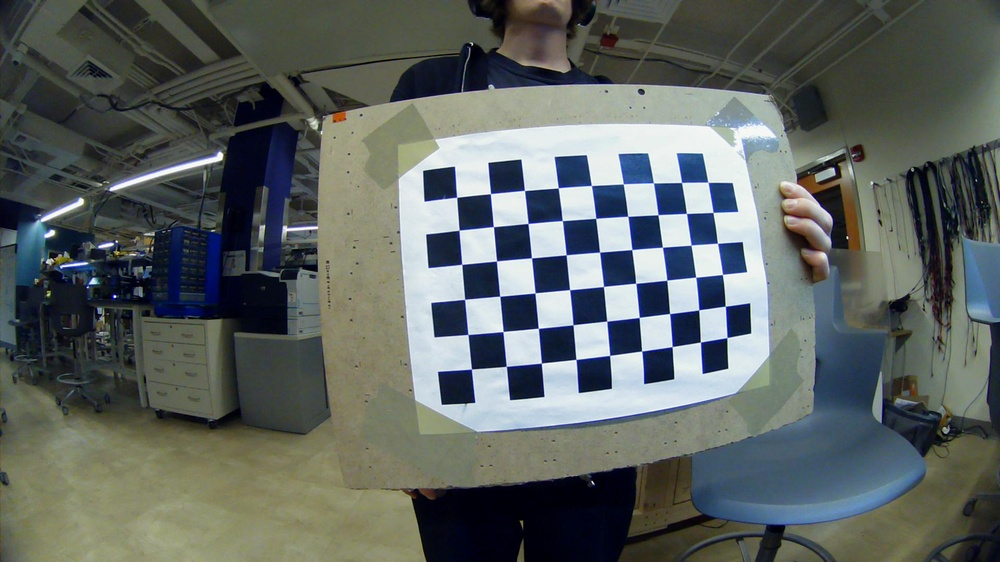
#> input picture software/vision/checkerboards/WIN_20260413_22_22_14_Pro.jpg, 1000 x 562 px, shrunk from 1920 x 1080 before the run; its folder holds only this picture in this run
$ python correction.py
#> lines starting #> are read from the running program, lines starting #| are printed output that depends on the picture; after the words box and inside, x2 and y2 are one past the last pixel; in counts of white or black regions, pixels touching at a corner belong together; long printed decimals are rounded
import numpy as np
from PIL import Image,ImageFilter
import cv2
import glob

def correction(pos):
    #THIS FUNCTION IS CALLED ONCE, WRITES PARAMETERS TO FILE

    # Define the dimensions of checkerboard
#> called with pos = 'left'
    CHECKERBOARD = (9, 6)

    # stop the iteration when specified
    # accuracy, epsilon, is reached or
    # specified number of iterations are completed.
    criteria = (cv2.TERM_CRITERIA_EPS +
                cv2.TERM_CRITERIA_MAX_ITER, 30, 0.001)

    # Vector for 3D points
    threedpoints = []

    # Vector for 2D points
    twodpoints = []

    #  3D points real world coordinates
    objectp3d = np.zeros((1, CHECKERBOARD[0]
                        * CHECKERBOARD[1],
                        3), np.float32)
    objectp3d[0, :, :2] = np.mgrid[0:CHECKERBOARD[0],
                                0:CHECKERBOARD[1]].T.reshape(-1, 2)
    prev_img_shape = None

    # Extracting path of individual image stored
    # in a given directory. CHANGE WHEN IMPLEMENTED ON PI
    # jpg files alone
    images = glob.glob('vision/checkerboards/*.jpg')
    for filename in images:
        #print("searching: ", filename)
        image = cv2.imread(filename)
#> image is the input picture: shape (562, 1000, 3); mean B, G, R 97.1, 99.9, 93.5
        grayColor = cv2.cvtColor(image, cv2.COLOR_BGR2GRAY)
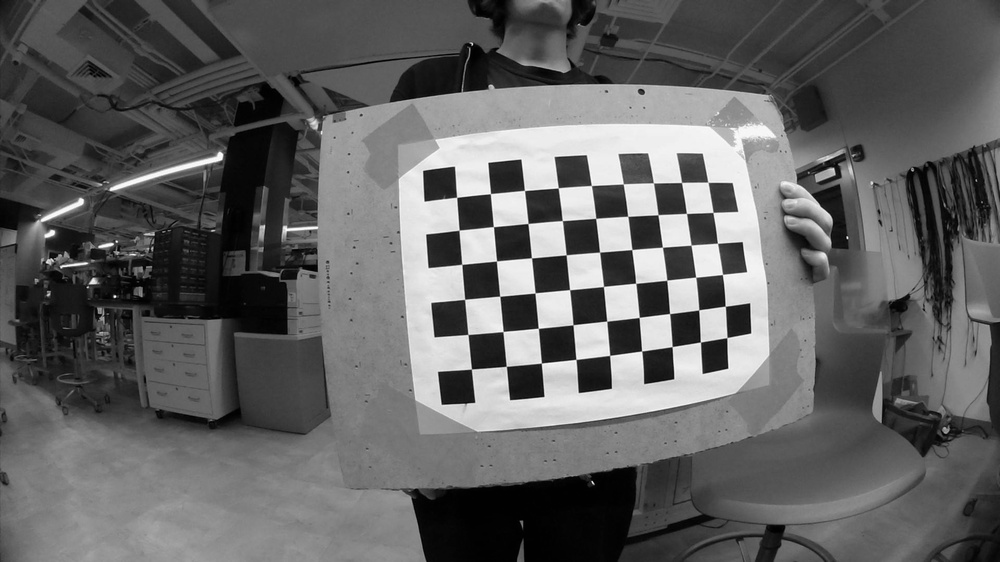
#> grayColor: shape (562, 1000); min 0, max 255, mean 97.6

        # Find the chess board corners
        # If desired number of corners are
        # found in the image then ret = true
        ret, corners = cv2.findChessboardCorners(
                        grayColor, CHECKERBOARD,
                        cv2.CALIB_CB_ADAPTIVE_THRESH
                        + cv2.CALIB_CB_FAST_CHECK +
                        cv2.CALIB_CB_NORMALIZE_IMAGE)
#> ret = True; corners = 54 rows, first 8: [456.7, 197.4], [490.4, 193.7], [524.5, 190.5], [558.2, 187.9], [591.3, 185.5], [623.2, 184], [653.4, 182.9], [681.5, 182.5]

        # If desired number of corners can be detected then,
        # refine the pixel coordinates and display
        # them on the images of checker board
        if ret == True:
            #print("found")
            threedpoints.append(objectp3d)

            # Refining pixel coordinates
            # for given 2d points.
            corners2 = cv2.cornerSubPix(
                grayColor, corners, (11, 11), (-1, -1), criteria)
#> corners2 = 54 rows, first 8: [456.7, 197.3], [490.5, 193.6], [524.5, 190.4], [558.2, 187.8], [591.4, 185.5], [623.3, 183.9], [653.5, 183], [681.5, 182.4]

            twodpoints.append(corners2)

            # Draw and display the corners
            image = cv2.drawChessboardCorners(image,
                                            CHECKERBOARD,
                                            corners2, ret)
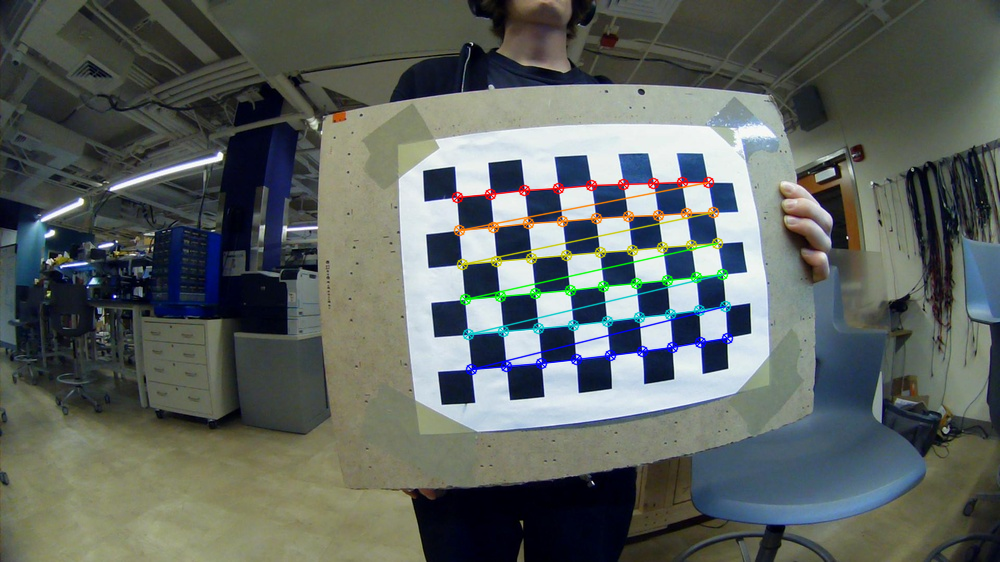
#> image: shape (562, 1000, 3); 2.21% of pixels changed, all inside (x1, y1, x2, y2) = (451, 176, 734, 376)

        # cv2.imshow('img', image)
        # cv2.waitKey(0)

    # cv2.destroyAllWindows()

    h, w = image.shape[:2]

    # Perform camera calibration by
    # passing the value of above found out 3D points (threedpoints)
    # and its corresponding pixel coordinates of the
    # detected corners (twodpoints)
    ret, matrix, distortion, r_vecs, t_vecs = cv2.calibrateCamera(
        threedpoints, twodpoints, grayColor.shape[::-1], None, None)
#> ret = 0.242; matrix = [[38.75, 0, 499.5], [0, 38.84, 280.5], [0, 0, 1]]; distortion = [[-0.00328, 1.2e-05, 0.000189, 0.000877, -1.59e-08]]; r_vecs = ([-0.00534, 0.000213, -0.0917],); t_vecs = ([-1.26, -2.45, 1.11],)

    newcameramtx, roi = cv2.getOptimalNewCameraMatrix(matrix, distortion, (w,h), 1, (w,h))
#> newcameramtx = [[15.56, 0, 647.6], [0, 12.65, 380.8], [0, 0, 1]]; roi = (447, 289, 401, 183)

    file = cv2.FileStorage("vision/parameters.yml", cv2.FileStorage_WRITE)
    file.write("matrix",matrix)
    file.write("distortion",distortion)
    file.write("newcameramtx",newcameramtx)
    file.write("x",roi[0])
    file.write("y",roi[1])
    file.write("w",roi[2])
    file.write("h",roi[3])

    file.release()

    # Check the error
    mean_error = 0
    for i in range(len(threedpoints)):
        imgpoints2, _ = cv2.projectPoints(threedpoints[i], r_vecs[i], t_vecs[i], matrix, distortion)
        error = cv2.norm(twodpoints[i], imgpoints2, cv2.NORM_L2SQR) / len(imgpoints2)
        mean_error += error
#> this loop made 1 pass
#> (error, mean_error) on pass 1: (0.0586, 0.0586)
#> after the loop, mean_error = 0.0586

    print( "total error: {}".format(np.sqrt(mean_error/len(threedpoints))) )
#| total error: 0.2421

    # [9 lines of commented-out code are left out]

    return()

if __name__ == "__main__":
    correction('left')
    # correction('right')

$ run again, on software/vision/checkerboards/WIN_20260413_22_22_38_Pro.jpg
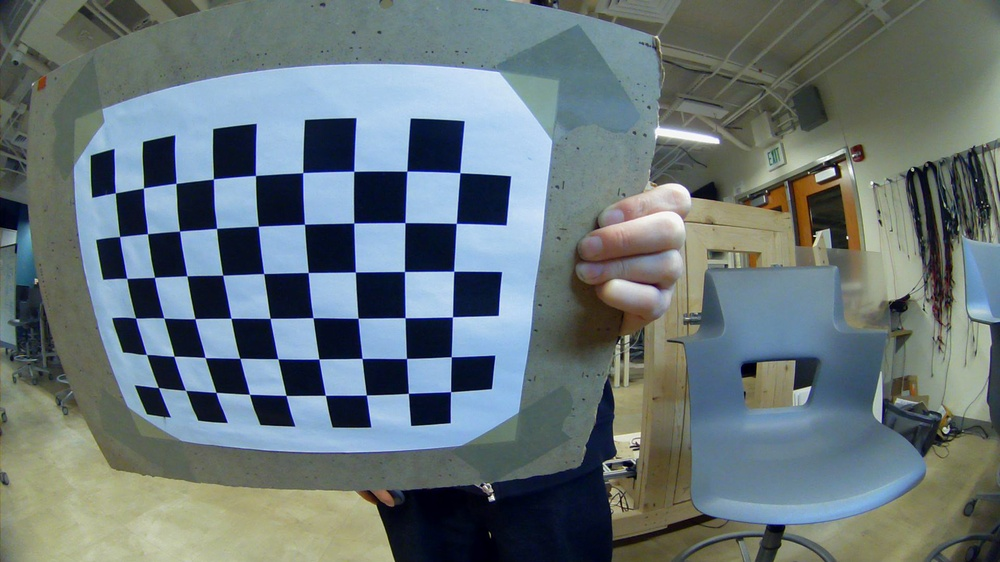
#> input picture software/vision/checkerboards/WIN_20260413_22_22_38_Pro.jpg, 1000 x 562 px, shrunk from 1920 x 1080 before the run
#> in correction, image is the input picture: shape (562, 1000, 3); mean B, G, R 119.8, 116.7, 103.5
#> in correction, `grayColor = cv2.cvtColor(image, cv2.COLOR_BGR2GRAY)`:
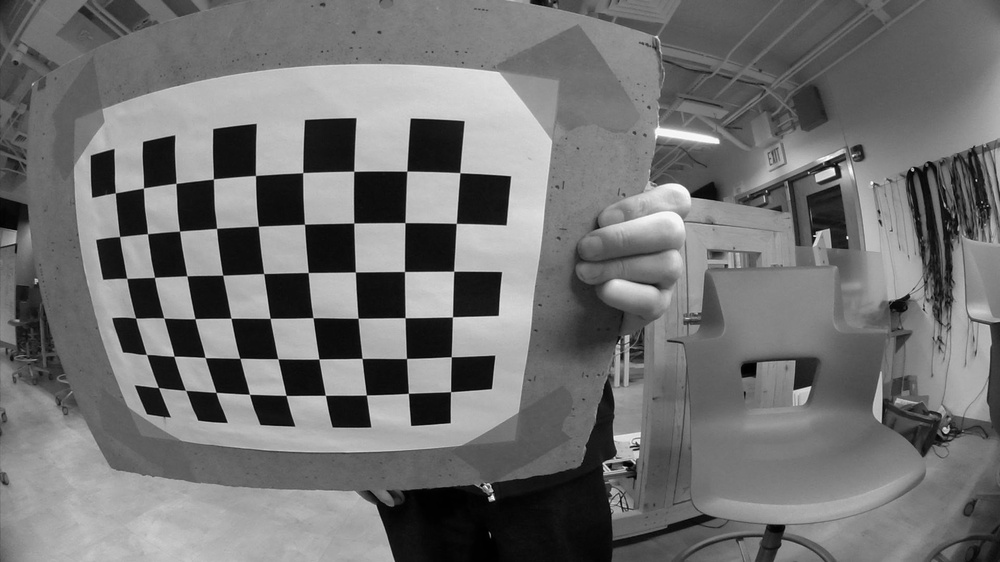
#> grayColor: shape (562, 1000); min 0, max 254, mean 113.1
#> in correction, `ret, corners = cv2.findChessboardCorners( grayColor, CHECKERBOARD, cv2..`: ret = True; corners = 54 rows, first 8: [115.4, 192.8], [143.4, 188], [176, 183.4], [213.4, 179], [255.5, 175.5], [302.8, 172.6], [353.8, 171.3], [406.8, 171.2]
#> corners2 = 54 rows, first 8: [115.3, 192.8], [143.5, 188], [175.9, 183.4], [213.4, 178.9], [255.5, 175.4], [302.7, 172.6], [353.7, 171.2], [406.8, 171.2]
#> in correction, `image = cv2.drawChessboardCorners(image, CHECKERBOARD, corners2, ret)`:
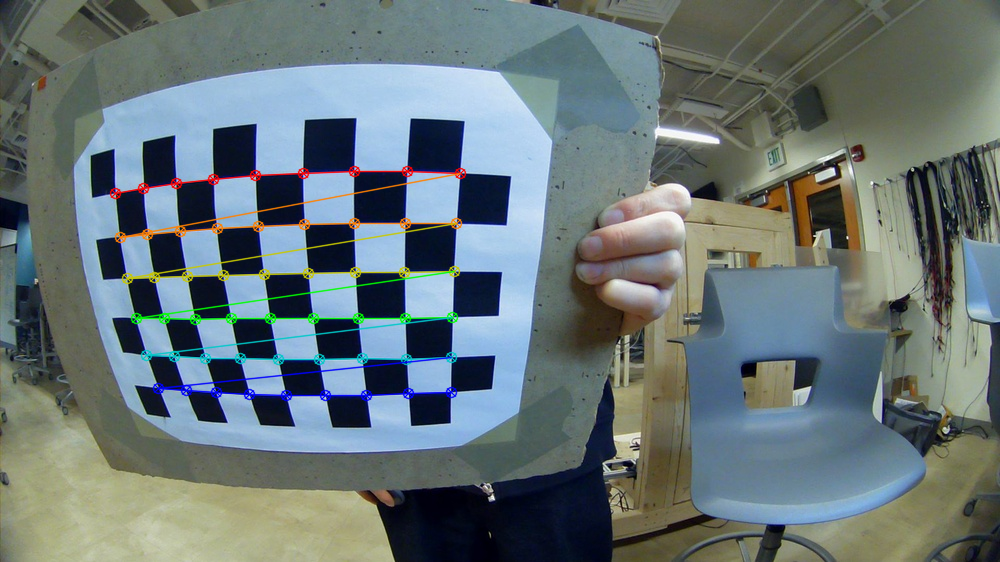
#> image: shape (562, 1000, 3); 2.61% of pixels changed, all inside (x1, y1, x2, y2) = (109, 165, 467, 402)
#> in correction, `ret, matrix, distortion, r_vecs, t_vecs = cv2.calibrateCamera( threedp..`: ret = 0.494; matrix = [[407.6, 0, 509.1], [0, 408.8, 302.4], [0, 0, 1]]; distortion = [[-0.273, 0.0789, -0.00165, 0.00513, -0.0105]]; r_vecs = ([0.416, -0.246, 0.0384],); t_vecs = ([-8.71, -2.34, 5.51],)
#> newcameramtx = [[77.07, 0, 618], [0, 85.03, 110.2], [0, 0, 1]]; roi = (522, 47, 189, 117)
#> the loop in correction, `for i in range(len(threedpoints)):` made 1 pass
#> (error, mean_error) on pass 1: (0.244, 0.244)
#> after the loop in correction, `for i in range(len(threedpoints)):`: mean_error = 0.244
#| total error: 0.4937

$ run again, on software/vision/checkerboards/WIN_20260413_22_22_43_Pro.jpg
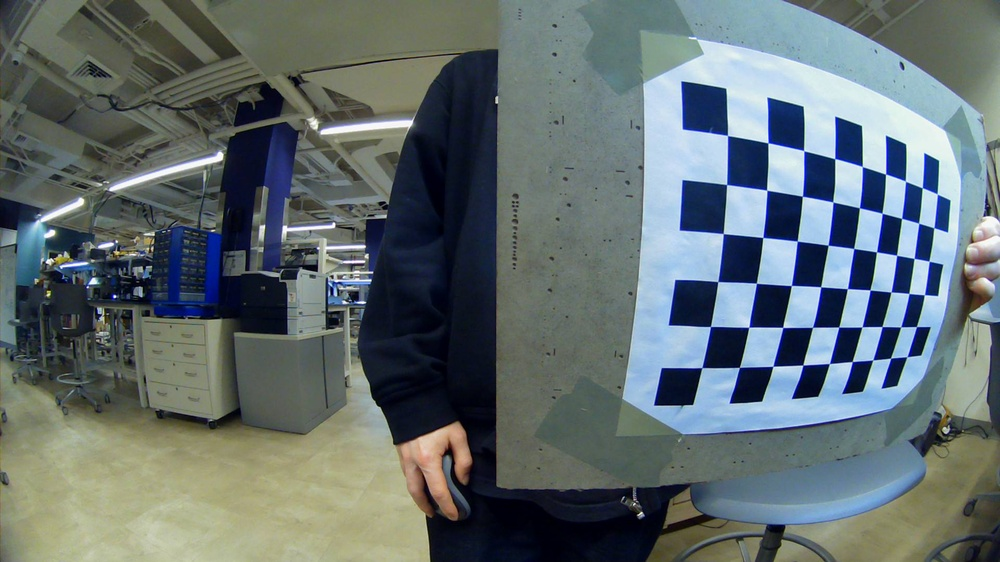
#> input picture software/vision/checkerboards/WIN_20260413_22_22_43_Pro.jpg, 1000 x 562 px, shrunk from 1920 x 1080 before the run
#> in correction, image is the input picture: shape (562, 1000, 3); mean B, G, R 111.8, 110.1, 98.8
#> in correction, `grayColor = cv2.cvtColor(image, cv2.COLOR_BGR2GRAY)`:
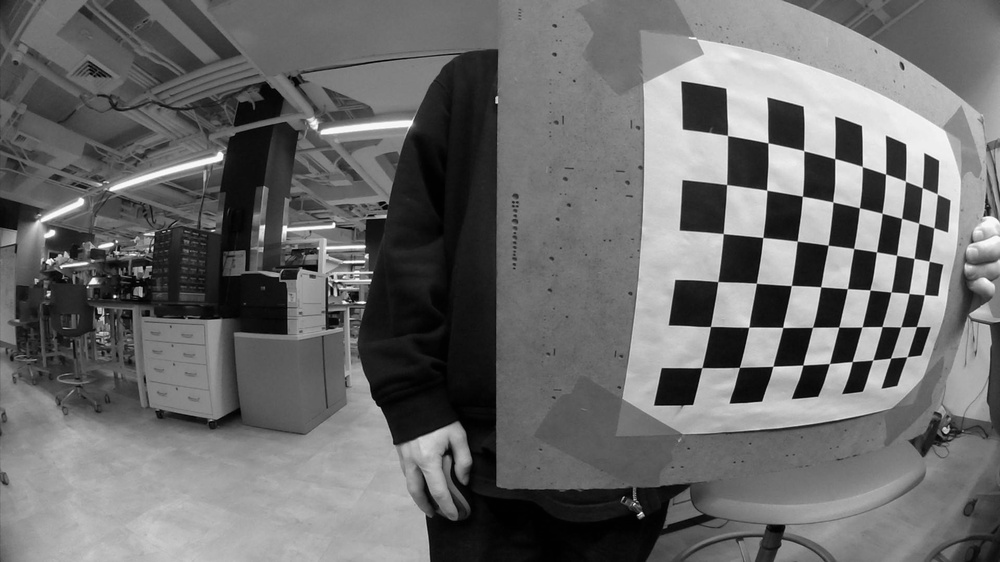
#> grayColor: shape (562, 1000); min 0, max 255, mean 106.9
#> in correction, `ret, corners = cv2.findChessboardCorners( grayColor, CHECKERBOARD, cv2..`: ret = True; corners = 54 rows, first 8: [727.5, 135.5], [768, 142.8], [803.7, 150.6], [834.7, 158.7], [862.3, 166.5], [885.5, 174.1], [905.5, 181.3], [922.3, 187.7]
#> corners2 = 54 rows, first 8: [727.6, 135.4], [768, 142.8], [803.7, 150.6], [834.7, 158.6], [862.4, 166.5], [885.6, 174.1], [905.4, 181.2], [922.3, 187.7]
#> in correction, `image = cv2.drawChessboardCorners(image, CHECKERBOARD, corners2, ret)`:
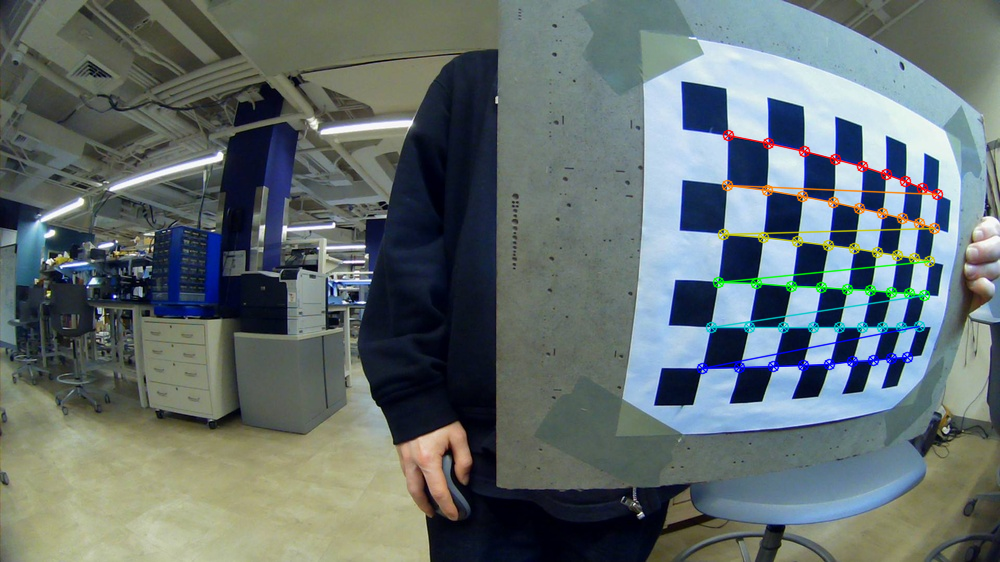
#> image: shape (562, 1000, 3); 1.97% of pixels changed, all inside (x1, y1, x2, y2) = (696, 129, 944, 375)
#> in correction, `ret, matrix, distortion, r_vecs, t_vecs = cv2.calibrateCamera( threedp..`: ret = 0.796; matrix = [[157.8, 0, 514.8], [0, 147.1, 316.2], [0, 0, 1]]; distortion = [[-0.0315, 0.00116, -0.000353, -0.00475, -1.92e-05]]; r_vecs = ([0.121, -0.0149, 0.0142],); t_vecs = ([4.18, -3.73, 2.61],)
#> newcameramtx = [[74.94, 0, 396], [0, 83.71, 322.6], [0, 0, 1]]; roi = (152, 143, 475, 319)
#> the loop in correction, `for i in range(len(threedpoints)):` made 1 pass
#> (error, mean_error) on pass 1: (0.634, 0.634)
#> after the loop in correction, `for i in range(len(threedpoints)):`: mean_error = 0.634
#| total error: 0.7963

$ run again, on software/vision/checkerboards/WIN_20260413_22_37_56_Pro.jpg
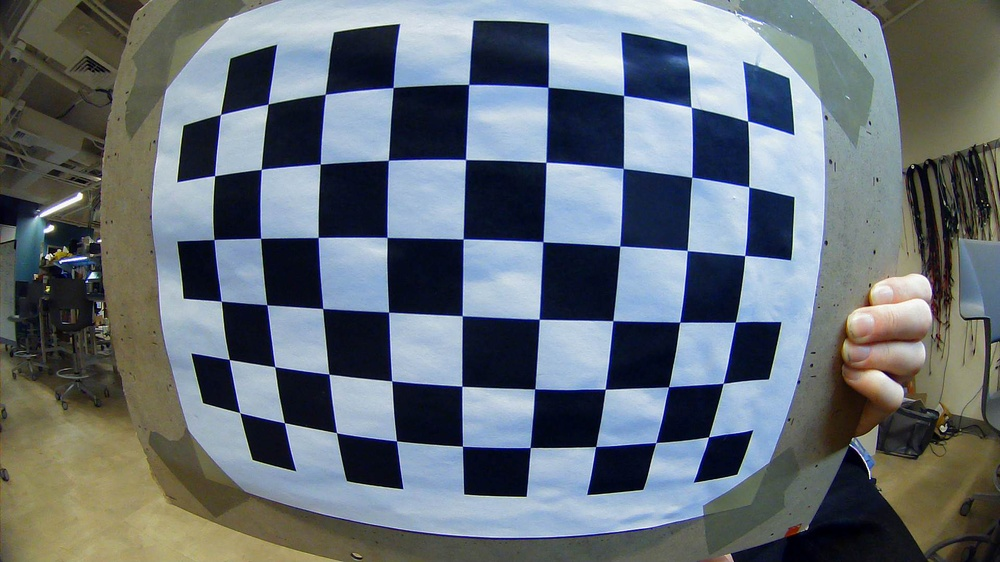
#> input picture software/vision/checkerboards/WIN_20260413_22_37_56_Pro.jpg, 1000 x 562 px, shrunk from 1920 x 1080 before the run
#> in correction, image is the input picture: shape (562, 1000, 3); mean B, G, R 117.7, 110.3, 101.6
#> in correction, `grayColor = cv2.cvtColor(image, cv2.COLOR_BGR2GRAY)`:
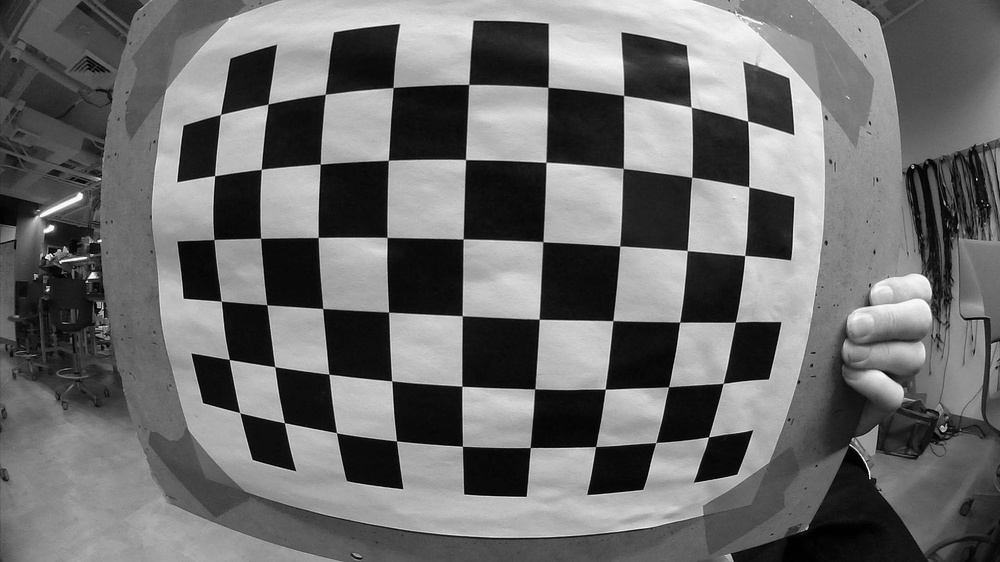
#> grayColor: shape (562, 1000); min 0, max 254, mean 108.6
#> in correction, `ret, corners = cv2.findChessboardCorners( grayColor, CHECKERBOARD, cv2..`: ret = True; corners = 54 rows, first 8: [708.5, 436.8], [655.8, 442.6], [595.6, 446.5], [530.2, 447.6], [462.4, 446.3], [396.5, 440.8], [336.5, 432.6], [284.4, 422.7]
#> corners2 = 54 rows, first 8: [708.6, 436.8], [655.8, 442.5], [595.6, 446.6], [530.3, 447.5], [462.5, 446.3], [396.5, 440.9], [336.5, 432.8], [284.4, 422.6]
#> in correction, `image = cv2.drawChessboardCorners(image, CHECKERBOARD, corners2, ret)`:
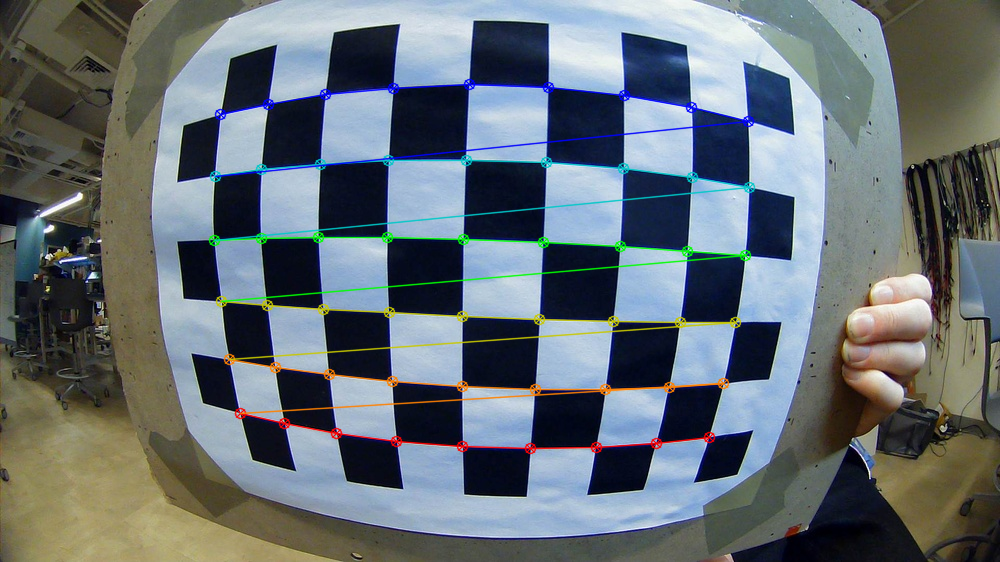
#> image: shape (562, 1000, 3); 3.66% of pixels changed, all inside (x1, y1, x2, y2) = (208, 78, 756, 455)
#> in correction, `ret, matrix, distortion, r_vecs, t_vecs = cv2.calibrateCamera( threedp..`: ret = 0.619; matrix = [[409.8, 0, 504.9], [0, 410.2, 289.1], [0, 0, 1]]; distortion = [[-0.368, 0.171, -0.00168, -0.00191, -0.0439]]; r_vecs = ([-0.00584, 0.316, -3.09],); t_vecs = ([3.37, 2.45, 5.69],)
#> newcameramtx = [[366.6, 0, 538.8], [0, 196.9, 328.3], [0, 0, 1]]; roi = (87, 190, 894, 269)
#> the loop in correction, `for i in range(len(threedpoints)):` made 1 pass
#> (error, mean_error) on pass 1: (0.383, 0.383)
#> after the loop in correction, `for i in range(len(threedpoints)):`: mean_error = 0.383
#| total error: 0.619
